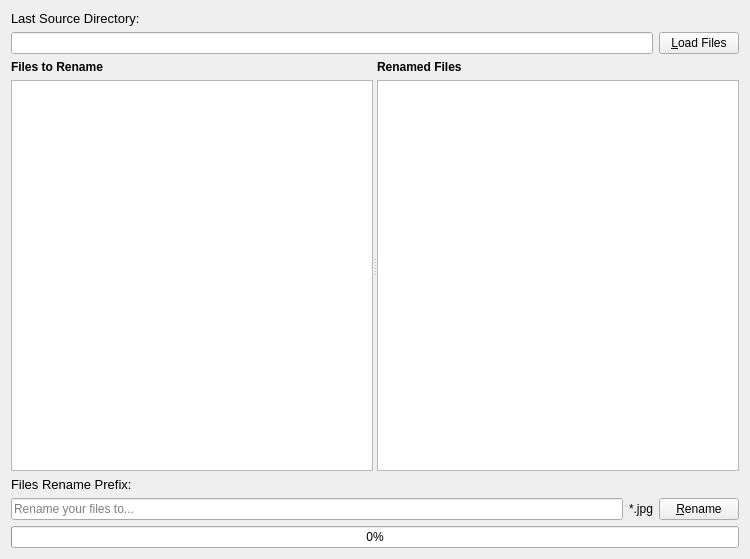
<?xml version="1.0" encoding="UTF-8"?>
<ui version="4.0">
 <class>Form</class>
 <widget class="QWidget" name="Form">
  <property name="geometry">
   <rect>
    <x>0</x>
    <y>0</y>
    <width>750</width>
    <height>559</height>
   </rect>
  </property>
  <property name="windowTitle">
   <string>File Renamer</string>
  </property>
  <layout class="QGridLayout" name="gridLayout">
   <item row="0" column="0" colspan="3">
    <widget class="QLabel" name="label">
     <property name="minimumSize">
      <size>
       <width>0</width>
       <height>15</height>
      </size>
     </property>
     <property name="maximumSize">
      <size>
       <width>16777215</width>
       <height>15</height>
      </size>
     </property>
     <property name="font">
      <font>
       <pointsize>10</pointsize>
      </font>
     </property>
     <property name="text">
      <string>Last Source Directory:</string>
     </property>
    </widget>
   </item>
   <item row="1" column="0" colspan="2">
    <widget class="QLineEdit" name="lineEdit"/>
   </item>
   <item row="1" column="2">
    <widget class="QPushButton" name="pushButton">
     <property name="text">
      <string>&amp;Load Files</string>
     </property>
    </widget>
   </item>
   <item row="2" column="0" colspan="3">
    <widget class="QSplitter" name="splitter">
     <property name="orientation">
      <enum>Qt::Horizontal</enum>
     </property>
     <widget class="QWidget" name="">
      <layout class="QVBoxLayout" name="verticalLayout_2">
       <item>
        <widget class="QLabel" name="label_2">
         <property name="font">
          <font>
           <weight>75</weight>
           <bold>true</bold>
          </font>
         </property>
         <property name="text">
          <string>Files to Rename</string>
         </property>
        </widget>
       </item>
       <item>
        <widget class="QListWidget" name="listWidget"/>
       </item>
      </layout>
     </widget>
     <widget class="QWidget" name="">
      <layout class="QVBoxLayout" name="verticalLayout">
       <item>
        <widget class="QLabel" name="label_3">
         <property name="font">
          <font>
           <weight>75</weight>
           <bold>true</bold>
          </font>
         </property>
         <property name="text">
          <string>Renamed Files</string>
         </property>
        </widget>
       </item>
       <item>
        <widget class="QListWidget" name="listWidget_2"/>
       </item>
      </layout>
     </widget>
    </widget>
   </item>
   <item row="3" column="0" colspan="3">
    <widget class="QLabel" name="label_4">
     <property name="minimumSize">
      <size>
       <width>0</width>
       <height>15</height>
      </size>
     </property>
     <property name="maximumSize">
      <size>
       <width>16777215</width>
       <height>15</height>
      </size>
     </property>
     <property name="font">
      <font>
       <pointsize>10</pointsize>
      </font>
     </property>
     <property name="text">
      <string>Files Rename Prefix:</string>
     </property>
    </widget>
   </item>
   <item row="4" column="0">
    <widget class="QLineEdit" name="lineEdit_2">
     <property name="placeholderText">
      <string>Rename your files to...</string>
     </property>
    </widget>
   </item>
   <item row="4" column="1">
    <widget class="QLabel" name="label_5">
     <property name="text">
      <string>*.jpg</string>
     </property>
    </widget>
   </item>
   <item row="4" column="2">
    <widget class="QPushButton" name="pushButton_2">
     <property name="text">
      <string>&amp;Rename</string>
     </property>
    </widget>
   </item>
   <item row="5" column="0" colspan="3">
    <widget class="QProgressBar" name="progressBar">
     <property name="font">
      <font>
       <weight>50</weight>
       <bold>false</bold>
      </font>
     </property>
     <property name="value">
      <number>0</number>
     </property>
     <property name="textDirection">
      <enum>QProgressBar::TopToBottom</enum>
     </property>
    </widget>
   </item>
  </layout>
 </widget>
 <resources/>
 <connections/>
</ui>
